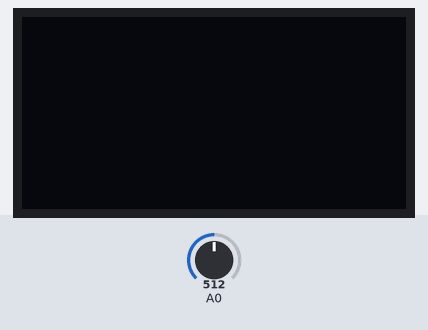
This sketch was run on a simulated Arduino Uno, built with avr-gcc and run on an emulated ATmega328P. Shown: 128×64 one-colour display. The test bench sets the inputs (shaded band); at power-on: A0 = 512. What the sketch prints to the serial monitor is not drawn.

Above: at 0.1 s.
At 1.1 s:
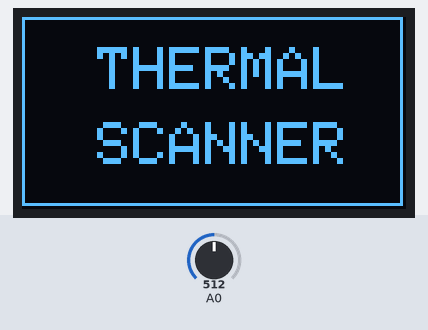
At 3.1 s:
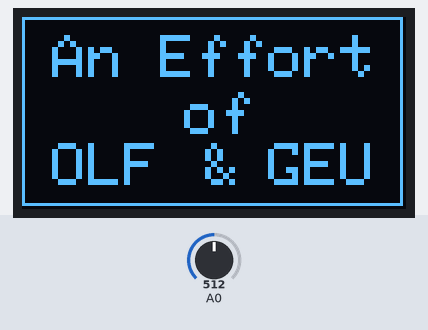

Measured:
- what the display in image 1 shows lasts 2.0 s, from 1.1 s to 3.1 s
- what the display in image 2 shows lasts 4.0 s, from 3.1 s to 7.1 s

The sketch:

ZTP148SR_oled_test.ino
```cpp
//This code is designed and implemented by Dr. Gourav Verma, ECE Dept. Graphic Era University.
//The code is designed to interface the ZTP-148SR IR thermal sensor. The output of thermal sensor should join to Analog pin A0
//Rest of the wire connection are as follows:

//A0- Output of Opamp of sensor
// A5-SCL
// A4-SDA

#include <Wire.h>
#include <Adafruit_GFX.h>
#include <Adafruit_SSD1306.h>

#define SCREEN_WIDTH 128 // OLED display width, in pixels
#define SCREEN_HEIGHT 64 // OLED display height, in pixels

int X[10],B[10],i,j,sum=0,sum1=0,avg,avg1,avg2;

void intro(void);
void dispTemp(float);
// Declaration for an SSD1306 display connected to I2C (SDA, SCL pins)
Adafruit_SSD1306 display(SCREEN_WIDTH, SCREEN_HEIGHT, &Wire, -1);

void setup() {
  Serial.begin(115200);

  if(!display.begin(SSD1306_SWITCHCAPVCC, 0x3C)) { // Address 0x3D for 128x64
    Serial.println(F("SSD1306 allocation failed"));
    for(;;);
  }

}

void loop() {

  intro();

  int sensorValue ;
  for(i=0;i<=9;i++)
  {
    sensorValue = analogRead(A0);
  X[i]=sensorValue;
  sum=sum+X[i];
  }

avg= sum/10;
avg1=avg;
  Serial.println();
//  Serial.println(sensorValue);

  // print out the value you read:
  Serial.println(avg);
  delay(1000);        // delay in between reads for stability

for(i=0;i<=9;i++)
  {
    sensorValue = analogRead(A0);
  X[i]=sensorValue;
  sum=sum+X[i];
  }

avg= sum/10;
avg2=avg;


  if(avg1==avg2)
  intro();
  else
  {
// calculate temperature
   if(avg==2)// change value here and call the function
     dispTemp(30.5);
      if(avg==2)// change value here and call the function
     dispTemp(30.5);
      if(avg==2)// change value here and call the function
     dispTemp(30.5);
      if(avg==2)// change value here and call the function
     dispTemp(30.5);
  }

}
void dispTemp(float x)
{
  display.clearDisplay();
  display.setTextSize(1);
  display.setTextColor(WHITE);
  display.setCursor(0,20);
  display.println("Target");

  display.setTextSize(2);
  display.setCursor(50,17);
  display.println(x);
  display.setCursor(110,17);
  display.println("F");

  display.display();

  delay(10000);


}

void intro(void)
{
    display.clearDisplay();
  delay(1000);
  display.drawRect(0, 0, 127, 63, WHITE);
  display.setTextSize(2.8);
  display.setTextColor(WHITE);
  display.setCursor(25, 10);
  // Display static text
  display.println(F("THERMAL"));
  display.setCursor(25, 35);
  display.println(F("SCANNER"));
  display.display();
  delay(2000);
  display.clearDisplay();

  display.drawRect(0, 0, 127, 63, WHITE);
  display.setTextSize(2);
  display.setTextColor(WHITE);
  display.setCursor(10, 6);
  // Display static text
  display.println(F("An Effort"));
  display.setCursor(54, 25);
  display.println(F("of"));
//    display.setCursor(82, 6);
//  display.println(F("GEU"));

  display.setCursor(10, 42);
  // Display static text
  display.println(F("OLF"));
  display.setCursor(61, 42);
  display.println(F("&"));
    display.setCursor(82, 42);
  display.println(F("GEU"));
  display.display();
  delay(2000);
}
```
